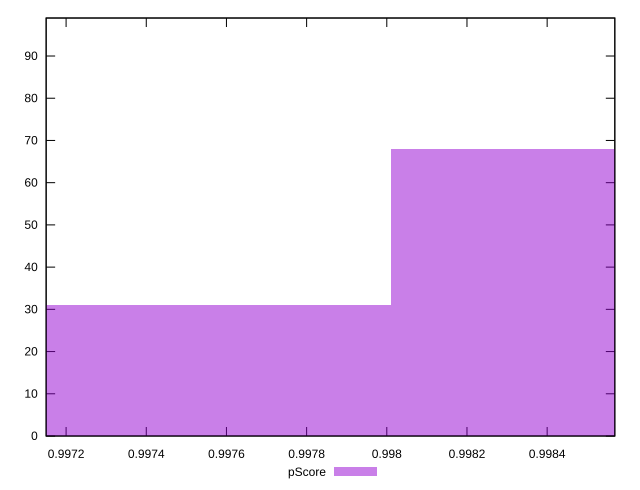

Write the gnuplot code that produced this figure.
reset

$pScore <<EOF
0.9985650438690037 68
0.9974579872793485 31
EOF

set key outside below
set boxwidth 0.0011070565896552148
set xrange [0.9971502316350968:0.998568812052014]
set yrange [0:99]
set trange [0:99]
set style fill transparent solid 0.5 noborder
set terminal svg size 640, 490 enhanced background rgb 'white'
set output "reports/report_00030_2021-02-24T20-42-31.540Z/interactive/samples/card/pScore/histogram.svg"

plot $pScore title "pScore" with boxes

reset
